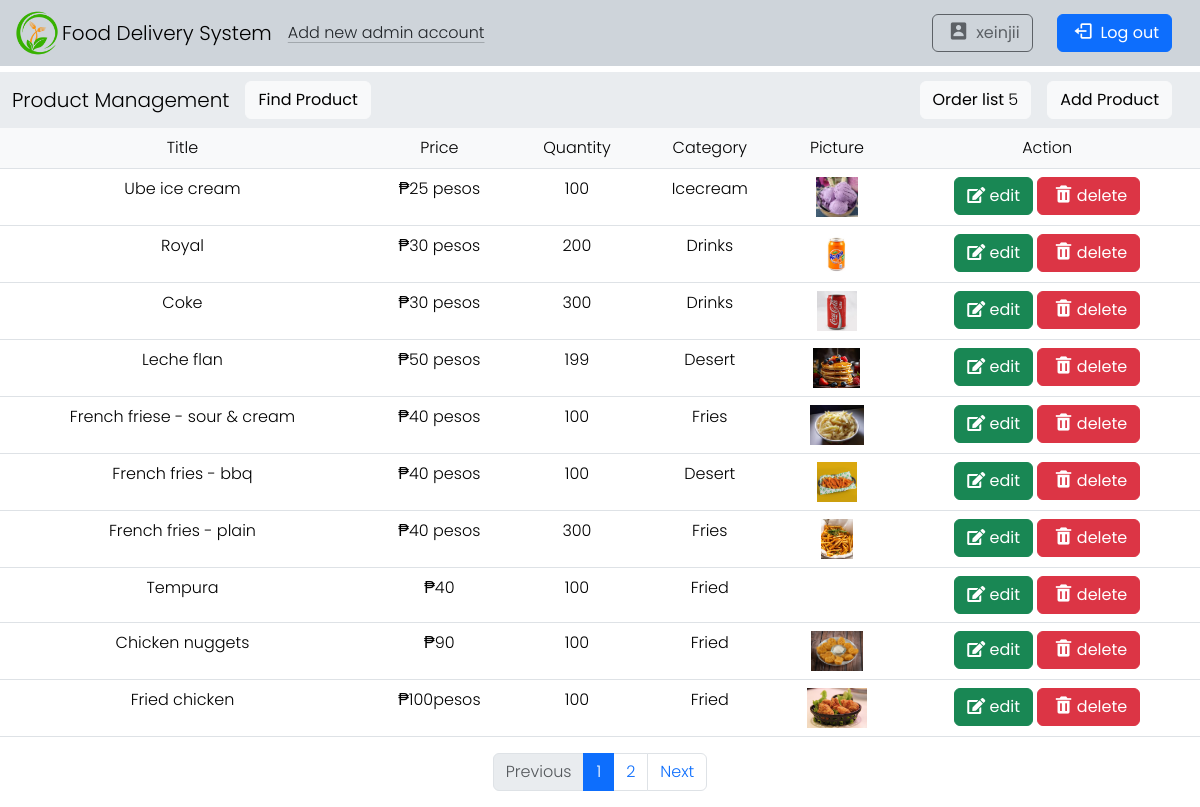
The page /adminpage.php (signed in) on the database its author committed.
### tables this page shows
CREATE TABLE `productdb` (
  `id` int(250) NOT NULL,
  `ProductTitle` varchar(250) NOT NULL,
  `ProductPrice` varchar(250) NOT NULL,
  `Quantity` int(250) NOT NULL,
  `Category` varchar(250) NOT NULL,
  `ProductPicture` varchar(250) NOT NULL,
  `product_id` int(250) NOT NULL
);

### adminpage.php (the view, shortened to what this page needs)
<?php
include("conn.php");
mysqli_query($conn, "DELETE FROM productdb WHERE Quantity = 0");
$products_per_page = 10;
$page = isset($_GET['page']) ? (int)$_GET['page'] : 1;
$start_from = ($page - 1) * $products_per_page;
$select_products = mysqli_query($conn, "SELECT * FROM productdb LIMIT $start_from, $products_per_page");
$total_products_query = mysqli_query($conn, "SELECT COUNT(*) AS total FROM productdb");
$total_products_row = mysqli_fetch_assoc($total_products_query);
$total_products = $total_products_row['total'];
$total_pages = ceil($total_products / $products_per_page);
?>
<!doctype html>
<html lang="en">
<head>
    <link rel="stylesheet" href="style/style.css">
    <link href="https://cdn.jsdelivr.net/npm/bootstrap@5.3.3/dist/css/bootstrap.min.css" rel="stylesheet">
    <link href='https://unpkg.com/boxicons@2.1.4/css/boxicons.min.css' rel='stylesheet'>
    <link rel="stylesheet" href="https://cdnjs.cloudflare.com/ajax/libs/font-awesome/5.15.4/css/all.min.css">
</head>
<body>
<nav class="navbar navbar-expand-lg bg-dark-subtle fixed-top">
    <div class="container-fluid">
        <img class="image" src="img/logo.png" alt="images">
        <a class="navbar-brand food" disabled>Food Delivery System</a>
        <a class="icon-link link-dark link-offset-2 link-underline-opacity-25 link-underline-opacity-100-hover" href="insertadmin.php">Add new admin account</a>
        <div class="collapse navbar-collapse" id="navbarNavAltMarkup1">
            <div class="navbar-nav ms-auto">
                <button type="button" class="btn btn-outline-dark me-4 profile" disabled>
                    <i class='bx-fw bx bxs-user-rectangle'></i>
                    <?php if (isset($_SESSION['username'])) echo $_SESSION['username']; ?>
                </button>
                <button type="button" class="btn btn-primary me-3" data-bs-toggle="modal" data-bs-target="#exampleModal">
                    <i class='bx-fw bx bx-log-out'></i> Log out
                </button>
            </div>
        </div>
    </div>
</nav><br><br><br>
<nav class="navbar navbar-expand-lg bg-body-secondary">
    <div class="container-fluid">
        <a class="navbar-brand" href="#">Product Management</a>
        <a class="btn btn-light" href="search.php">Find Product</a>
        <div class="collapse navbar-collapse" id="navbarNavAltMarkup2">
            <div class="navbar-nav ms-auto">
            <?php
            $select_rows = mysqli_query($conn, "SELECT * FROM `order`") or die('query failed');
            $row_count = mysqli_num_rows($select_rows);
        ?>
                <a class="btn btn-light me-3" href="order-list.php">Order list <span><?php echo $row_count; ?></span></a>
                <button type="button" class="btn btn-light me-3" data-bs-toggle="modal" data-bs-target="#addproduct">Add Product</button>
            </div>
        </div>
    </div>
</nav>
<table class="table table-hover text-center" id="search">
       <thead>
        <tr class="bg-primary text-white">
            <th class="bg-body-tertiary p-2 g-col-5">Title</th>
            <th class="bg-body-tertiary p-2 g-col-6">Price</th>
            <th class="bg-body-tertiary p-2 g-col-6">Quantity</th>
            <th class="bg-body-tertiary p-2 g-col-6">Category</th>
            <th class="bg-body-tertiary p-2 g-col-6">Picture</th>
            <th class="bg-body-tertiary p-2 g-col-6">Action</th>
        </tr>
    </thead>
    <tbody>
        <?php while ($row = mysqli_fetch_assoc($select_products)) { ?>
            <tr>
                <td><?php echo $row['ProductTitle']; ?></td>
                <td>₱<?php echo $row['ProductPrice']; ?></td>
                <td><?php echo $row['Quantity']; ?></td>
                <td><?php echo $row['Category']; ?></td>
                <td><img src="uploaded_img/<?php echo $row['ProductPicture']; ?>" height="40" alt=""></td>
                <td>
                    <a href="editproduct.php?edit=<?php echo $row['id']; ?>" class="btn btn-success"><i class="fas fa-edit"></i> edit</a>
                    <a href="adminpage.php?delete=<?php echo $row['id']; ?>" class="btn btn-danger"><i class='bx-fw bx bxs-trash'></i>delete</a>
                </td>
            </tr>
        <?php } ?>
    </tbody>
</table>
<nav aria-label="Page navigation example">
    <ul class="pagination justify-content-center">
        <li class="page-item <?php if($page <= 1) { echo 'disabled'; } ?>">
            <a class="page-link" href="?page=<?php echo $page - 1; ?>">Previous</a>
        </li>
        <?php for ($i = 1; $i <= $total_pages; $i++) { ?>
            <li class="page-item <?php if($page == $i) { echo 'active'; } ?>">
                <a class="page-link" href="?page=<?php echo $i; ?>"><?php echo $i; ?></a>
            </li>
        <?php } ?>
        <li class="page-item <?php if($page >= $total_pages) { echo 'disabled'; } ?>">
            <a class="page-link" href="?page=<?php echo $page + 1; ?>">Next</a>
        </li>
    </ul>
</nav>
</body>
</html>

### style/style.css (style rules this page uses)
* { font-family: "Poppins", sans-serif; font-weight: 300; font-style: normal; }
.image { width: 50px; height: auto; }
.profile { padding-right: 30px; }

### rows shown on the page
productdb: ProductTitle "Ube ice cream", ProductPrice "25 pesos", Quantity "100", Category "Icecream", ProductPicture (picture)
productdb: ProductTitle "Royal", ProductPrice "30 pesos", Quantity "200", Category "Drinks", ProductPicture (picture)
productdb: ProductTitle "Coke", ProductPrice "30 pesos", Quantity "300", Category "Drinks", ProductPicture (picture)
productdb: ProductTitle "Leche flan", ProductPrice "50 pesos", Quantity "199", Category "Desert", ProductPicture (picture)
productdb: ProductTitle "French friese - sour & cream", ProductPrice "40 pesos", Quantity "100", Category "Fries", ProductPicture (picture)
productdb: ProductTitle "French fries - bbq", ProductPrice "40 pesos", Quantity "100", Category "Desert", ProductPicture (picture)
productdb: ProductTitle "French fries - plain", ProductPrice "40 pesos", Quantity "300", Category "Fries", ProductPicture (picture)
productdb: ProductTitle "Tempura", ProductPrice "40", Quantity "100", Category "Fried"
productdb: ProductTitle "Chicken nuggets", ProductPrice "90", Quantity "100", Category "Fried", ProductPicture (picture)
productdb: ProductTitle "Fried chicken", ProductPrice "100pesos", Quantity "100", Category "Fried", ProductPicture (picture)

### other values the page prints
$_SESSION['username'] "xeinjii"
$row_count "5"
